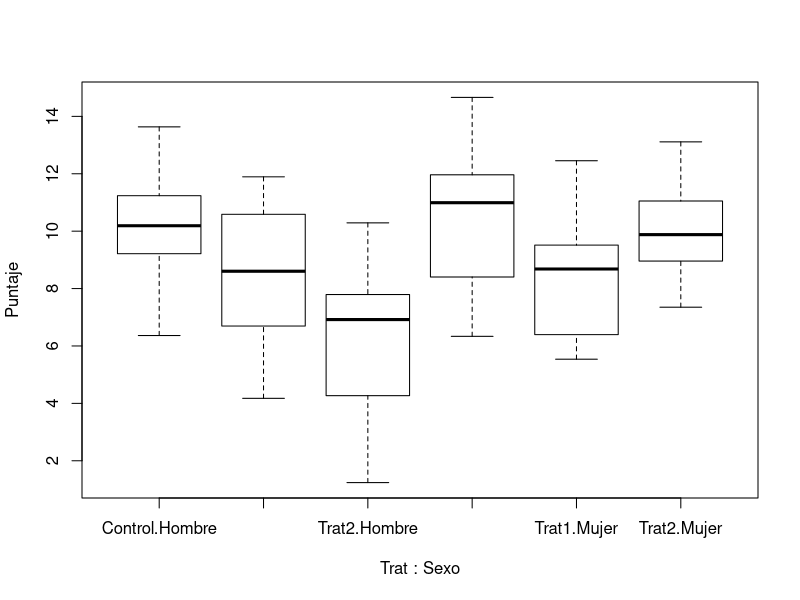

Here is the R script that generated this plot:
rm(list = ls(all.names = TRUE))
getwd()

Data <- read.csv("Ex4A.csv")

Data$Sexo <- as.factor(Data$Sexo)
Data$Trat <- as.factor(Data$Trat)
summary(Data)

############## I)
levels(Data$Sexo)
#nivel de referencia "Hombre"

levels(Data$Trat)
#nivel de referencia "Control"

boxplot(Puntaje~Trat + Sexo , data= Data, col= "white", outline=FALSE)
#Con el tratamiento 1 para hombres vemos que hay mucha variabilidad en su 
#desempeño, el tratamiento 2 para hombres baja visibilimente la ansiedad,
#En general si se ven mejoras en promedio con el uso de cualquier tratamiento 
#como era de esperarse.

############## II)
# E(puntaje;sexo, trat)= b0 + b1 Trat1 + b2Trat2 + b3Mujer + b4(Trat1*Mujer) 
#+ b5 (Trat2*Mujer)

#Ajuste del modelo con interacción
fit=lm(Puntaje~Trat+Sexo+Trat:Sexo, data=Data)
summary(fit)
#Nivel de referencia Hombre;Control

#Hombre
#E(Puntaje;Trat=Control, Sexo=Hombre)= b0  = 10.1530
#E(Puntaje;Trat=Trat1, Sexo=Hombre)= b0 + b1 =  10.1530 - 1.8453 = 8.3077
#E(Puntaje;Trat=Trat2, Sexo=Hombre)= b0 + b2 = 10.1530 - 3.9427 = 6.2103

#Mujer
#E(Puntaje;Trat=Control,Sexo=Mujer)= b0 + b3 = 10.1530 + 0.3112 = 10.4642
#E(Puntaje;Trat=Trat1, Sexo=Mujer)= b0 + b1 + b3 + b4 = 
#10.4642 - 1.8453 - 0.3023 = 8.3166
#E(Puntaje;Trat=Trat2, Sexo=Mujer)= b0 + b2 + b3 + b5 = 10.4642 - 3.9427+ 3.5800
#= 10.1015

######################III)
#La hipótesis que se contrastan en la tabla ANOVA:

# H0: B1=B2=B3=B4=B5=0 vs Ha: B0!=0 o B1!=0 o B2!=0 o B3!=0 o B4!=0 o B5!=0
summary(fit)
## Se rechaza H0 pues p_value = 1.291e-08 < 0.05

#################IV)
#La hipótesis es 
#H0:
#E(Puntaje;Trat=Control, Sexo=Hombre)= E(Puntaje;Trat=Control,Sexo=Mujer)
#E(Puntaje;Trat=Trat1, Sexo=Hombre)= E(Puntaje;Trat=Trat1, Sexo=Mujer)
#E(Puntaje;Trat=Trat2, Sexo=Hombre)= E(Puntaje;Trat=Trat2, Sexo=Hombre)
#O bien
#b0 = b0 + b3
#b0 + b1 =  b0 + b1 + b3 + b4
#b0 + b2 = b0 + b2 + b3 + b5

##Simplificando y eliminando redundancia
#HO: b3=0, b4=0 y b5=0 vs Ha: b3!=0 o b4!=0 o b5!=0

library(multcomp)
K=matrix(c(0,0,0,1,0,0,
           0,0,0,0,1,0,
           0,0,0,0,0,1), ncol=6, nrow=3, byrow=TRUE)
m=c(0,0,0)
summary(glht(fit, linfct=K, rhs=m), test=Ftest())

#Se rechaza H0 con una significancia de 0.025 pues p-value = 4.29e-06 < 0.025

#Ahora consideremos una prueba simultánea que ayude a identificar para qué 
#tratamiento se puede considerar que el sexo tiene un efecto

#Se incluyen las tres hipótesis individuales asociadas al sexo de las personas
#las cuáles ahora no elimanaremos redundancias

# H0_1: b3=0
# H0_2: b3+b4=0
# H0_3: b3+b5=0

K=matrix(c(0,0,0,1,0,0,
           0,0,0,1,1,0,
           0,0,0,1,0,1), ncol=6, nrow=3, byrow=TRUE)
m=c(0,0,0)
summary(glht(fit, linfct=K, rhs=m))

#Tenemos los siguientes p.values
#1 0.959 > 0.025
#2 1.000 > 0.025
#3 <1e-05 < 00.25 
#asociados respectivamente a las hipótesis nulas mencionadas anteriormente

#Por lo que se tiene evidencia a favor de que b3=0 y b3+b4=0 o bien b3=b4=0
#y se tiene evidencia en contra de que b3+b5=0 i.e. b5!=0 por lo que seguiremos 
#considerando esta estimación

#Podemos reducir el modelo de la siguiente maner
## E(puntaje;sexo, trat)= b0 + b1 Trat1 + b2Trat2 + b5 (Trat2*Mujer)


##############V)
fitred <- lm(Puntaje ~ Trat + I((Trat=="Trat2")*(Sexo=="Mujer")), data = Data)
summary(fitred)
#Hombre
#E(Puntaje;Trat=Control, Sexo=Hombre)= b0  = 10.3086 
#E(Puntaje;Trat=Trat1, Sexo=Hombre)= b0 + b1 =  10.3086 - 1.9965  = 8.3121
#E(Puntaje;Trat=Trat2, Sexo=Hombre)= b0 + b2 = 10.3086 - 4.0983 = 6.2103

#Mujer
#E(Puntaje;Trat=Control,Sexo=Mujer)=b0= 10.3086 
#E(Puntaje;Trat=Trat1, Sexo=Mujer)=b0+b1  = 8.3121
#E(Puntaje;Trat=Trat2, Sexo=Mujer)=b0+b2+b5 = 10.3086 - 4.0983 + 3.8913 = 10.1016

##############VI)
#Para que ver si el nuevo tratamiento (Trat2) es mejor que los demás debemos 
#considerar la siguiente hipótesis
#1) E(puntaje; Trat=Control,Sexo=Hombre)= b0  > E(puntaje; Trat=Trat2,Sexo=Hombre)=b0+b2
#2) E(puntaje; Trat=Control,Sexo=Mujer)= b0 > E(puntaje; Trat=Trat2, Sexo=Mujer)= b0+b2+b5
#3) E(puntaje; Trat=Trat1,Sexo=Hombre)= b0+b1  > E(puntaje; Trat=Trat2,Sexo=Hombre)=b0+b2
#Y 4) E(puntaje; Trat=Trat,Sexo=Mujer)= b0+b1 > E(puntaje; Trat=Trat2, Sexo=Mujer)= b0+b2+b5
#ya que a menores valores mejor es el efecto del tratamiento

#Se puede reducir a 
#b2<0
#b2+b5<0
#b2-b1<0
#b2+b5-b1<0

#Entonces las hipótesis nulas quedan:
#Ho1: 0 <= b2 
#Ho2: 0 <= b2 + b5
#Ho3: 0 <= b2 + b1
#Ho4: 0 <= b2 + b5 - b1 
K=matrix(c(0,0,1,0,0,0,
           0,0,1,0,0,1,
           0,-1,1,0,0,0,
           0,-1,1,0,0,1), ncol=6, nrow=4, byrow=TRUE)
m=c(0,0,0,0)
summary(glht(fit, linfct=K, rhs=m, alternative="less"))
#Tenemos los siguientes p-values
#1 < 0.001 < 0.05 Se Rechaza H0 entonces se tiene evidencia a favor del nuevo tratamiento es mejor
#2 0.66111 > 0.05 No se rechaza H0 entonces se tiene evidencia en contra de que el nuevo tratamiento es mejor
#3 0.00586 < 0.05 ...
#4 0.99947 > 0.05 ...
#Notemos que la evidencia a favor se encuentra en la población de hombres
#mientras la evidencia en contra se encuentra en la población de mujeres


#################VII)
#Para que ver si el nuevo tratamiento (Trat2) es mejor en hombres
#aunque el tratamiento actual es mejor en mujeres
#consideramos la siguiente hipótesis
#1) E(puntaje; Trat=Control,Sexo=Hombre)= b0  > E(puntaje; Trat=Trat2,Sexo=Hombre)=b0+b2
#2) E(puntaje; Trat=Trat1,Sexo=Hombre)= b0+b1 > E(puntaje; Trat=Trat2, Sexo= Hombre)= b0+b2

#3) E(puntaje; Trat=Control,Sexo=Mujer)= b0  > E(puntaje; Trat=Trat1,Sexo=Mujer)=b0+b1
#Y 4) E(puntaje; Trat=Trat2,Sexo=Mujer)= b0+b2+b5 > E(puntaje; Trat=Trat1, Sexo=Mujer)= b0+b1

#O bien se tiene que:
#b2<0
#b2-b1<0
#b1<0
#b1-b2-b5<0

#Entonces las hipótesis nulas quedan:
#Ho1: 0 <= b2 
#Ho2: 0 <= b2 - b1
#Ho3: 0 <= b1
#Ho4: 0 <= b1 - b2 - b5 
K=matrix(c(0,0,1,0,0,0,
           0,-1,1,0,0,0,
           0,1,0,0,0,0,
           0,1,-1,0,0,-1), ncol=6, nrow=4, byrow=TRUE)
m=c(0,0,0,0)
summary(glht(fit, linfct=K, rhs=m, alternative="less"))
#Tenemos los siguientes p-values
#1 < 0.001 < 0.05 
#2 0.00603 < 0.05 
#3 0.01675 < 0.05 
#4 0.20080 > 0.05 

#Como se rechazan los primeras dos hipótesis si podemos decir que hay suficiente
#evidencia a favor de que el tratamiento 2 o nuevo tratamiento tiene el
#mejor desempeño en hombres

#Como no se rechaza la última hipótesis hay evidencia en contra de que el tratamiento
#1 o actual no es el que tiene el mejor desempeño en mujeres. Sin embargo, si 
#hay evidencia a favor de que es mejor comparado con el control o es decir es mejor
#para la ansiedad el tratamiento actual que no hacer nada.
